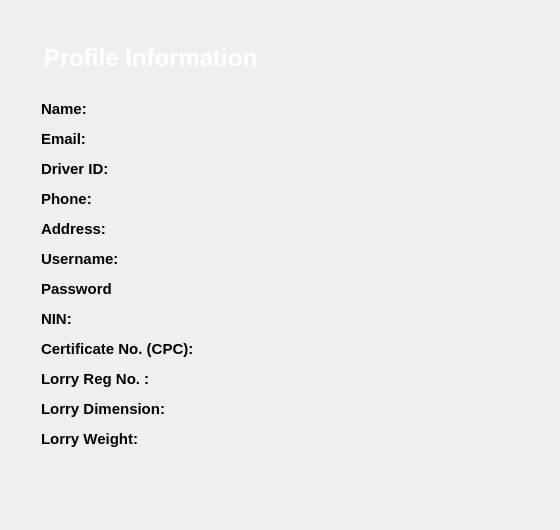
          <widget class="QWidget" name="page_9">
           <widget class="QFrame" name="Profileframe_2">
            <property name="geometry">
             <rect>
              <x>10</x>
              <y>-10</y>
              <width>541</width>
              <height>521</height>
             </rect>
            </property>
            <property name="sizeIncrement">
             <size>
              <width>0</width>
              <height>0</height>
             </size>
            </property>
            <property name="baseSize">
             <size>
              <width>0</width>
              <height>0</height>
             </size>
            </property>
            <property name="styleSheet">
             <string notr="true">border: none;</string>
            </property>
            <property name="frameShape">
             <enum>QFrame::StyledPanel</enum>
            </property>
            <property name="frameShadow">
             <enum>QFrame::Raised</enum>
            </property>
            <property name="lineWidth">
             <number>1</number>
            </property>
            <property name="midLineWidth">
             <number>300</number>
            </property>
            <widget class="QTextEdit" name="Informationtitle_2">
             <property name="geometry">
              <rect>
               <x>30</x>
               <y>50</y>
               <width>281</width>
               <height>41</height>
              </rect>
             </property>
             <property name="styleSheet">
              <string notr="true">border: none;
background-color: transparent;</string>
             </property>
             <property name="html">
              <string>&lt;!DOCTYPE HTML PUBLIC &quot;-//W3C//DTD HTML 4.0//EN&quot; &quot;http://www.w3.org/TR/REC-html40/strict.dtd&quot;&gt;
&lt;html&gt;&lt;head&gt;&lt;meta name=&quot;qrichtext&quot; content=&quot;1&quot; /&gt;&lt;style type=&quot;text/css&quot;&gt;
p, li { white-space: pre-wrap; }
&lt;/style&gt;&lt;/head&gt;&lt;body style=&quot; font-family:'Ubuntu'; font-size:11pt; font-weight:400; font-style:normal;&quot;&gt;
&lt;p style=&quot; margin-top:0px; margin-bottom:0px; margin-left:0px; margin-right:0px; -qt-block-indent:0; text-indent:0px;&quot;&gt;&lt;span style=&quot; font-family:'Sans Serif'; font-size:18pt; font-weight:600; color:#ffffff;&quot;&gt;Profile Information&lt;/span&gt;&lt;/p&gt;&lt;/body&gt;&lt;/html&gt;</string>
             </property>
            </widget>
            <widget class="QWidget" name="widget_2" native="true">
             <property name="geometry">
              <rect>
               <x>30</x>
               <y>100</y>
               <width>461</width>
               <height>372</height>
              </rect>
             </property>
             <property name="minimumSize">
              <size>
               <width>0</width>
               <height>350</height>
              </size>
             </property>
             <layout class="QFormLayout" name="formLayout_6">
              <property name="horizontalSpacing">
               <number>6</number>
              </property>
              <property name="verticalSpacing">
               <number>12</number>
              </property>
              <property name="leftMargin">
               <number>1</number>
              </property>
              <property name="topMargin">
               <number>10</number>
              </property>
              <property name="bottomMargin">
               <number>10</number>
              </property>
              <item row="0" column="0">
               <widget class="QLabel" name="nameLabel_3">
                <property name="font">
                 <font>
                  <pointsize>11</pointsize>
                  <weight>75</weight>
                  <bold>true</bold>
                 </font>
                </property>
                <property name="text">
                 <string>Name:</string>
                </property>
               </widget>
              </item>
              <item row="1" column="0">
               <widget class="QLabel" name="emailLabel_3">
                <property name="font">
                 <font>
                  <pointsize>11</pointsize>
                  <weight>75</weight>
                  <bold>true</bold>
                 </font>
                </property>
                <property name="text">
                 <string>Email:</string>
                </property>
               </widget>
              </item>
              <item row="1" column="1">
               <widget class="QLabel" name="emailLabelD">
                <property name="text">
                 <string/>
                </property>
               </widget>
              </item>
              <item row="2" column="0">
               <widget class="QLabel" name="driverIDLabel_3">
                <property name="font">
                 <font>
                  <pointsize>11</pointsize>
                  <weight>75</weight>
                  <bold>true</bold>
                 </font>
                </property>
                <property name="text">
                 <string>Driver ID:</string>
                </property>
               </widget>
              </item>
              <item row="2" column="1">
               <widget class="QLabel" name="DriverIDLabel">
                <property name="text">
                 <string/>
                </property>
               </widget>
              </item>
              <item row="3" column="0">
               <widget class="QLabel" name="phoneLabel_3">
                <property name="font">
                 <font>
                  <pointsize>11</pointsize>
                  <weight>75</weight>
                  <bold>true</bold>
                 </font>
                </property>
                <property name="text">
                 <string>Phone:</string>
                </property>
               </widget>
              </item>
              <item row="3" column="1">
               <widget class="QLabel" name="PhoneLabel">
                <property name="text">
                 <string/>
                </property>
               </widget>
              </item>
              <item row="4" column="0">
               <widget class="QLabel" name="addressLabel_3">
                <property name="font">
                 <font>
                  <pointsize>11</pointsize>
                  <weight>75</weight>
                  <bold>true</bold>
                 </font>
                </property>
                <property name="text">
                 <string>Address:</string>
                </property>
               </widget>
              </item>
              <item row="4" column="1">
               <widget class="QLabel" name="AddressLabel">
                <property name="text">
                 <string/>
                </property>
               </widget>
              </item>
              <item row="5" column="0">
               <widget class="QLabel" name="usernameLabel_3">
                <property name="font">
                 <font>
                  <pointsize>11</pointsize>
                  <weight>75</weight>
                  <bold>true</bold>
                 </font>
                </property>
                <property name="text">
                 <string>Username:</string>
                </property>
               </widget>
              </item>
              <item row="5" column="1">
               <widget class="QLabel" name="UsernameLabel">
                <property name="text">
                 <string/>
                </property>
               </widget>
              </item>
              <item row="6" column="0">
               <widget class="QLabel" name="passwordLabel_3">
                <property name="font">
                 <font>
                  <pointsize>11</pointsize>
                  <weight>75</weight>
                  <bold>true</bold>
                 </font>
                </property>
                <property name="text">
                 <string>Password</string>
                </property>
               </widget>
              </item>
              <item row="6" column="1">
               <widget class="QLabel" name="PasswordLabel">
                <property name="text">
                 <string/>
                </property>
               </widget>
              </item>
              <item row="7" column="0">
               <widget class="QLabel" name="nINLabel_3">
                <property name="font">
                 <font>
                  <pointsize>11</pointsize>
                  <weight>75</weight>
                  <bold>true</bold>
                 </font>
                </property>
                <property name="text">
                 <string>NIN:</string>
                </property>
               </widget>
              </item>
              <item row="7" column="1">
               <widget class="QLabel" name="NINLabel">
                <property name="text">
                 <string/>
                </property>
               </widget>
              </item>
              <item row="8" column="0">
               <widget class="QLabel" name="certificateNoCPCLabel_3">
                <property name="font">
                 <font>
                  <pointsize>11</pointsize>
                  <weight>75</weight>
                  <bold>true</bold>
                 </font>
                </property>
                <property name="text">
                 <string>Certificate No. (CPC):</string>
                </property>
               </widget>
              </item>
              <item row="8" column="1">
               <widget class="QLabel" name="CPCLabel">
                <property name="text">
                 <string/>
                </property>
               </widget>
              </item>
              <item row="9" column="0">
               <widget class="QLabel" name="lorryRegNoLabel_4">
                <property name="font">
                 <font>
                  <pointsize>11</pointsize>
                  <weight>75</weight>
                  <bold>true</bold>
                 </font>
                </property>
                <property name="text">
                 <string>Lorry Reg No. :</string>
                </property>
               </widget>
              </item>
              <item row="9" column="1">
               <widget class="QLabel" name="RegLabel">
                <property name="text">
                 <string/>
                </property>
               </widget>
              </item>
              <item row="10" column="0">
               <widget class="QLabel" name="lorryDimensionLabel_4">
                <property name="font">
                 <font>
                  <pointsize>11</pointsize>
                  <weight>75</weight>
                  <bold>true</bold>
                 </font>
                </property>
                <property name="text">
                 <string>Lorry Dimension:</string>
                </property>
               </widget>
              </item>
              <item row="10" column="1">
               <widget class="QLabel" name="DimLabel">
                <property name="text">
                 <string/>
                </property>
               </widget>
              </item>
              <item row="11" column="0">
               <widget class="QLabel" name="lorryWeightLabel_4">
                <property name="font">
                 <font>
                  <pointsize>11</pointsize>
                  <weight>75</weight>
                  <bold>true</bold>
                 </font>
                </property>
                <property name="text">
                 <string>Lorry Weight:</string>
                </property>
               </widget>
              </item>
              <item row="11" column="1">
               <widget class="QLabel" name="WeightLabel">
                <property name="text">
                 <string/>
                </property>
               </widget>
              </item>
              <item row="0" column="1">
               <widget class="QLabel" name="nameLabel_4">
                <property name="text">
                 <string/>
                </property>
               </widget>
              </item>
             </layout>
            </widget>
           </widget>
          </widget>
